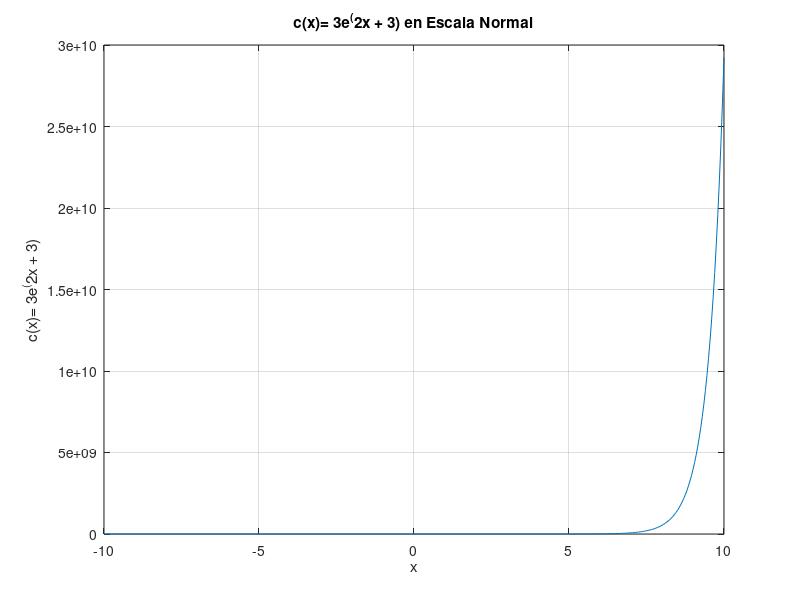
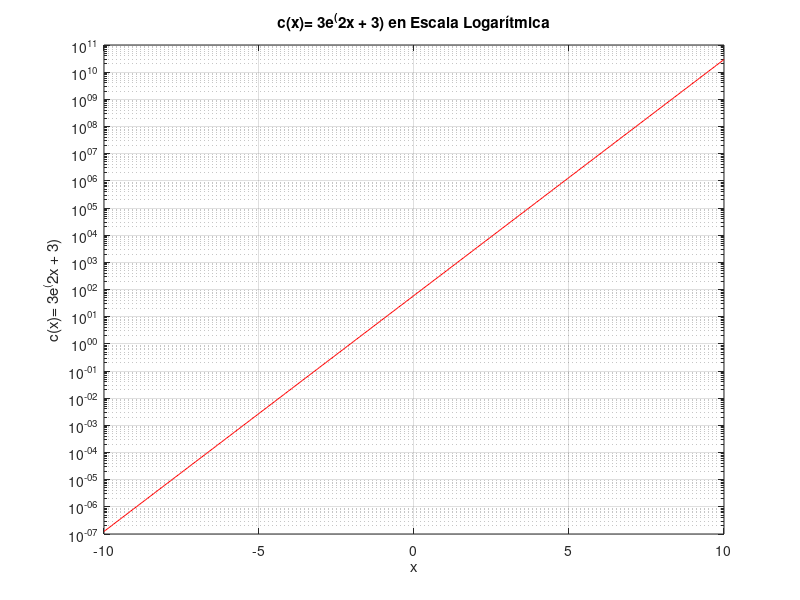

Source code (MATLAB) for these figures, in order:
%--------------------------------------------------------------------------
%------------------  Graficar c(x)= 3e^(2x + 3)   -------------------------
%--------------------------------------------------------------------------
%------------------  Autores: Sebastian Orellana  -------------------------
%------------------           Ekaterina Cornejo   -------------------------
%--------------------------------------------------------------------------

function funcion2()
% Intervalo a evaluar y función
x = -10:.05:10;  %Se define el intervalo 
c = 3 * exp(2*x + 3); % se evalua x en la función

% 1. Se grafica en escala normal
figure(4) % se crea una figura para el gráfico 1
plot(x, c); %Graficar en escala normal
title("c(x)= 3e^(2x + 3) en Escala Normal"); %se coloca titulo al gráfico
xlabel("x"); % se coloca titulo al eje x 
ylabel("c(x)= 3e^(2x + 3)"); % se coloca titulo al eje y
grid on % se coloca la grilla al gráfico

%2. Se grafica en escala logarítmica
figure(5) % se crea una figura para el segundo gráfico
semilogy(x, c, 'r'); % Se grafica en escala logarítmica
title("c(x)= 3e^(2x + 3) en Escala Logarítmica"); % se coloca titulo al gráfico
xlabel("x"); % se coloca titulo al eje x
ylabel("c(x)= 3e^(2x + 3)"); % se coloca titulo al eje y
grid on % se coloca la grilla al gráfico

%Comparación de gráficos

end
